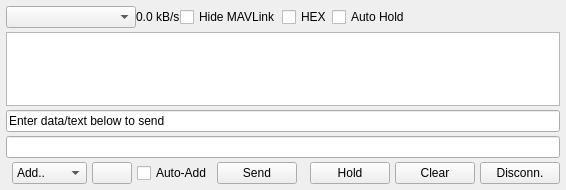
<?xml version="1.0" encoding="UTF-8"?>
<ui version="4.0">
 <class>DebugConsole</class>
 <widget class="QWidget" name="DebugConsole">
  <property name="geometry">
   <rect>
    <x>0</x>
    <y>0</y>
    <width>566</width>
    <height>190</height>
   </rect>
  </property>
  <property name="windowTitle">
   <string>Form</string>
  </property>
  <layout class="QGridLayout" name="gridLayout" columnstretch="0,0">
   <property name="horizontalSpacing">
    <number>6</number>
   </property>
   <property name="verticalSpacing">
    <number>4</number>
   </property>
   <property name="margin">
    <number>6</number>
   </property>
   <item row="0" column="0" colspan="2">
    <layout class="QHBoxLayout" name="horizontalLayout_2" stretch="10,0,0,0,0,0">
     <item>
      <widget class="QComboBox" name="linkComboBox">
       <property name="maximumSize">
        <size>
         <width>130</width>
         <height>16777215</height>
        </size>
       </property>
       <property name="toolTip">
        <string>Select the link to monitor</string>
       </property>
      </widget>
     </item>
     <item>
      <widget class="QLabel" name="speedLabel">
       <property name="text">
        <string>0.0 kB/s</string>
       </property>
      </widget>
     </item>
     <item>
      <widget class="QCheckBox" name="mavlinkCheckBox">
       <property name="toolTip">
        <string>Ignore MAVLINK protocol messages in display</string>
       </property>
       <property name="text">
        <string>Hide MAVLink</string>
       </property>
      </widget>
     </item>
     <item>
      <widget class="QCheckBox" name="hexCheckBox">
       <property name="toolTip">
        <string>Display and send bytes in HEX representation</string>
       </property>
       <property name="text">
        <string>HEX</string>
       </property>
      </widget>
     </item>
     <item>
      <widget class="QCheckBox" name="holdCheckBox">
       <property name="toolTip">
        <string>Saves CPU ressources, automatically set view to hold if data rate is too high to prevent fast scrolling</string>
       </property>
       <property name="statusTip">
        <string>Saves CPU ressources, automatically set view to hold if data rate is too high to prevent fast scrolling</string>
       </property>
       <property name="whatsThis">
        <string>Enable auto hold to lower the CPU consumption</string>
       </property>
       <property name="text">
        <string>Auto Hold</string>
       </property>
      </widget>
     </item>
     <item>
      <spacer name="horizontalSpacer_2">
       <property name="orientation">
        <enum>Qt::Horizontal</enum>
       </property>
       <property name="sizeHint" stdset="0">
        <size>
         <width>40</width>
         <height>20</height>
        </size>
       </property>
      </spacer>
     </item>
    </layout>
   </item>
   <item row="1" column="0" colspan="2">
    <widget class="QPlainTextEdit" name="receiveText">
     <property name="minimumSize">
      <size>
       <width>300</width>
       <height>50</height>
      </size>
     </property>
     <property name="tabStopWidth">
      <number>60</number>
     </property>
    </widget>
   </item>
   <item row="2" column="0" colspan="2">
    <widget class="QLineEdit" name="sentText">
     <property name="text">
      <string>Enter data/text below to send</string>
     </property>
     <property name="readOnly">
      <bool>true</bool>
     </property>
    </widget>
   </item>
   <item row="4" column="1">
    <layout class="QHBoxLayout" name="horizontalLayout" stretch="100,0,0,1,10,1,1,1">
     <property name="spacing">
      <number>5</number>
     </property>
     <item>
      <widget class="QComboBox" name="specialComboBox">
       <property name="maximumSize">
        <size>
         <width>100</width>
         <height>16777215</height>
        </size>
       </property>
       <property name="maxVisibleItems">
        <number>10</number>
       </property>
       <property name="sizeAdjustPolicy">
        <enum>QComboBox::AdjustToContentsOnFirstShow</enum>
       </property>
       <property name="minimumContentsLength">
        <number>1</number>
       </property>
       <item>
        <property name="text">
         <string>Add..</string>
        </property>
       </item>
       <item>
        <property name="text">
         <string>CR+LF</string>
        </property>
       </item>
       <item>
        <property name="text">
         <string>LF</string>
        </property>
       </item>
       <item>
        <property name="text">
         <string>FF</string>
        </property>
       </item>
       <item>
        <property name="text">
         <string>CR</string>
        </property>
       </item>
       <item>
        <property name="text">
         <string>TAB</string>
        </property>
       </item>
       <item>
        <property name="text">
         <string>ESC</string>
        </property>
       </item>
       <item>
        <property name="text">
         <string>~</string>
        </property>
       </item>
       <item>
        <property name="text">
         <string>&lt;Space&gt;</string>
        </property>
       </item>
      </widget>
     </item>
     <item>
      <widget class="QPushButton" name="addSymbolButton">
       <property name="text">
        <string/>
       </property>
       <property name="icon">
        <iconset resource="../../mavground.qrc">
         <normaloff>:/images/actions/list-add.svg</normaloff>:/images/actions/list-add.svg</iconset>
       </property>
      </widget>
     </item>
     <item>
      <widget class="QCheckBox" name="specialCheckBox">
       <property name="toolTip">
        <string>Automatically send special char at end of message</string>
       </property>
       <property name="text">
        <string>Auto-Add</string>
       </property>
      </widget>
     </item>
     <item>
      <widget class="QPushButton" name="transmitButton">
       <property name="toolTip">
        <string>Send the ASCII text or HEX values over the link</string>
       </property>
       <property name="text">
        <string>Send</string>
       </property>
       <property name="icon">
        <iconset resource="../../mavground.qrc">
         <normaloff>:/images/devices/network-wireless.svg</normaloff>:/images/devices/network-wireless.svg</iconset>
       </property>
      </widget>
     </item>
     <item>
      <spacer name="horizontalSpacer">
       <property name="orientation">
        <enum>Qt::Horizontal</enum>
       </property>
       <property name="sizeType">
        <enum>QSizePolicy::Expanding</enum>
       </property>
       <property name="sizeHint" stdset="0">
        <size>
         <width>5</width>
         <height>20</height>
        </size>
       </property>
      </spacer>
     </item>
     <item>
      <widget class="QPushButton" name="holdButton">
       <property name="text">
        <string>Hold</string>
       </property>
       <property name="checkable">
        <bool>true</bool>
       </property>
      </widget>
     </item>
     <item>
      <widget class="QPushButton" name="clearButton">
       <property name="text">
        <string>Clear</string>
       </property>
      </widget>
     </item>
     <item>
      <widget class="QPushButton" name="connectButton">
       <property name="text">
        <string>Disconn.</string>
       </property>
      </widget>
     </item>
    </layout>
   </item>
   <item row="3" column="0" colspan="2">
    <widget class="QLineEdit" name="sendText">
     <property name="minimumSize">
      <size>
       <width>80</width>
       <height>0</height>
      </size>
     </property>
     <property name="toolTip">
      <string>Type the bytes to send here, use 0xAA format for HEX (Check HEX checkbox above)</string>
     </property>
    </widget>
   </item>
  </layout>
 </widget>
 <resources>
  <include location="../../mavground.qrc"/>
 </resources>
 <connections>
  <connection>
   <sender>clearButton</sender>
   <signal>clicked()</signal>
   <receiver>receiveText</receiver>
   <slot>clear()</slot>
   <hints>
    <hint type="sourcelabel">
     <x>356</x>
     <y>278</y>
    </hint>
    <hint type="destinationlabel">
     <x>199</x>
     <y>146</y>
    </hint>
   </hints>
  </connection>
 </connections>
</ui>
